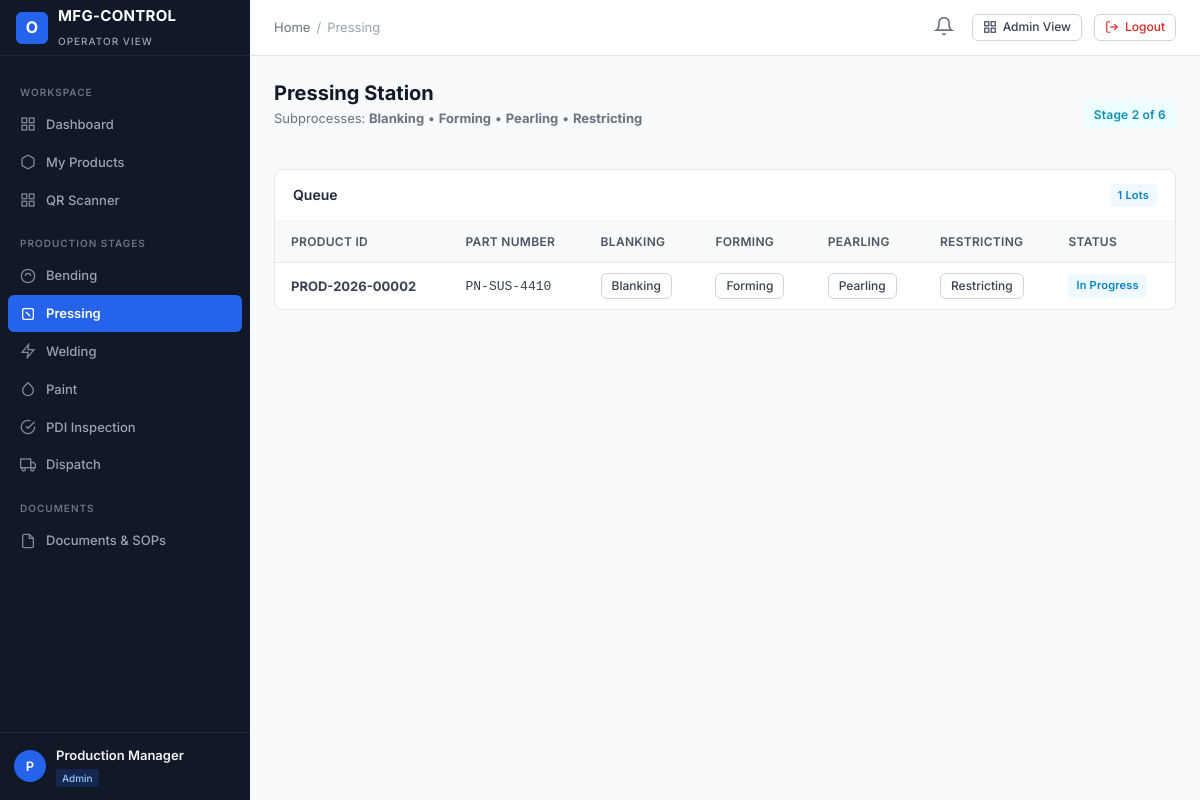
Screenshot of /user-panel/pressing/ (signed in) with the database file from the repository.
### apps/accounts/models.py (models this page shows, shortened)
class User(AbstractUser):
    email = models.EmailField(_('email address'), unique=True, db_index=True)
    full_name = models.CharField(_('full name'), max_length=150, blank=True)
    employee_id = models.CharField(_('employee ID'), max_length=50, unique=True, db_index=True)
    phone = models.CharField(_('phone number'), max_length=25, blank=True)
    role = models.CharField(_('role'), max_length=50, choices=UserRole.choices, default=UserRole.USER, db_index=True)
    status = models.CharField(_('status'), max_length=20, choices=UserStatus.choices, default=UserStatus.ACTIVE, db_index=True)
    department = models.CharField(_('department'), max_length=100, blank=True)
    designation = models.CharField(_('designation'), max_length=100, blank=True)
    profile_image = models.ImageField(upload_to='profiles/', blank=True, null=True)
    assigned_admin = models.ForeignKey(
        'self',
        on_delete=models.SET_NULL,
        null=True,
        blank=True,
        related_name='assigned_users',
        help_text=_('Admin managing this user')
    )
    production_stage = models.CharField(
        _('production stage'),
        max_length=50,
        blank=True,
        help_text=_('Current assigned primary production stage, e.g. BENDING, PRESSING')
    )
    production_line = models.CharField(_('production line'), max_length=50, blank=True)
    shift = models.CharField(_('shift'), max_length=50, blank=True)
    notes = models.TextField(_('notes'), blank=True)
    created_at = models.DateTimeField(auto_now_add=True)
    updated_at = models.DateTimeField(auto_now=True)
    objects = CustomUserManager()
    USERNAME_FIELD = 'email'
    REQUIRED_FIELDS = ['username', 'employee_id']
    class Meta:
        verbose_name = _('User')
        verbose_name_plural = _('Users')
        ordering = ['-created_at']
    @property
    def is_super_admin(self):
        return self.role == UserRole.SUPER_ADMIN or self.is_superuser
    @property
    def is_admin_user(self):
        return self.role in [UserRole.SUPER_ADMIN, UserRole.ADMIN]
    @property
    def is_operator(self):
        return not self.is_admin_user

### apps/products/models.py (models this page shows, shortened)
class Product(models.Model):
    product_id = models.CharField(max_length=50, unique=True, db_index=True)
    product_name = models.CharField(max_length=200)
    part_number = models.CharField(max_length=100, db_index=True)
    customer = models.CharField(max_length=150)
    model = models.CharField(max_length=100, blank=True)
    batch_number = models.CharField(max_length=100, blank=True)
    production_date = models.DateField(default=timezone.now)
    assigned_admin = models.ForeignKey(
        settings.AUTH_USER_MODEL,
        on_delete=models.SET_NULL,
        null=True,
        blank=True,
        related_name='administered_products'
    )
    assigned_user = models.ForeignKey(
        settings.AUTH_USER_MODEL,
        on_delete=models.SET_NULL,
        null=True,
        blank=True,
        related_name='assigned_products'
    )
    current_stage = models.CharField(
        max_length=50,
        choices=StageChoices.choices,
        default=StageChoices.BENDING,
        db_index=True
    )
    status = models.CharField(
        max_length=50,
        choices=ProductStatus.choices,
        default=ProductStatus.PENDING,
        db_index=True
    )
    priority = models.CharField(
        max_length=20,
        choices=PriorityChoices.choices,
        default=PriorityChoices.MEDIUM
    )
    qr_code_image = models.ImageField(upload_to='qr_codes/', blank=True, null=True)
    qr_data = models.TextField(blank=True)
    created_at = models.DateTimeField(auto_now_add=True)
    updated_at = models.DateTimeField(auto_now=True)
    class Meta:
        ordering = ['-created_at']
        indexes = [
            models.Index(fields=['current_stage', 'status']),
            models.Index(fields=['customer', 'batch_number']),
        ]

### user_panel/views.py (the view)
# urls.py: path('pressing/', views.pressing_view, name='user_pressing'),
@login_required
@permission_required_custom('pressing', 'view')
def pressing_view(request):
    process_type = request.GET.get('sub', 'ALL').upper()
    products = Product.objects.filter(current_stage=StageChoices.PRESSING).order_by('-created_at')
    return render(request, 'user_panel/pressing.html', {
        'products': products,
        'process_type': process_type,
        'subprocesses': ['BLANKING', 'FORMING', 'PEARLING', 'RESTRICTING'],
    })

### apps/notifications/context_processors.py (called while the page is built)
def notifications_processor(request):
    if not request.user.is_authenticated:
        return {'unread_notifications_count': 0, 'recent_notifications': []}
    unread_count = Notification.objects.filter(recipient=request.user, is_read=False).count()
    recent = Notification.objects.filter(recipient=request.user)[:5]
    return {
        'unread_notifications_count': unread_count,
        'recent_notifications': recent,
    }

### apps/permissions/context_processors.py (called while the page is built, shortened)
def permissions_processor(request):
    modules = get_user_modules(request.user)
    def can_access_fn(module, action='view'):
        return has_permission(request.user, module, action)
    return {
        'user_modules': modules,
        'user_is_super_admin': request.user.is_super_admin,
        'user_is_admin': request.user.is_admin_user,
        'user_is_operator': request.user.is_operator,
        'can_access': can_access_fn,
    }

### apps/permissions/services.py (called while the page is built, shortened)
def get_user_modules(user):
    if not user or not user.is_authenticated:
        return {}
    all_modules = [m[0] for m in MODULE_CHOICES]
    if user.is_super_admin:
        return {m: ['view', 'create', 'edit', 'delete', 'approve', 'export'] for m in all_modules}
    perms = ModulePermission.objects.filter(user=user)
    result = {}
    for p in perms:
        actions = []
        if p.can_view: actions.append('view')
        if p.can_create: actions.append('create')
        if p.can_edit: actions.append('edit')
        if p.can_delete: actions.append('delete')
        if p.can_approve: actions.append('approve')
        if p.can_export: actions.append('export')
        if actions:
            result[p.module] = actions
    return result

### user_panel/templates/user_panel/pressing.html (shortened to what this page needs)
{% extends "user_panel/base_user.html" %}
{% block breadcrumb_active %}Pressing{% endblock %}
{% block content %}
<div style="display: flex; justify-content: space-between; align-items: center; margin-bottom: 20px;">
    <div>
        <h1 class="page-title">Pressing Station</h1>
        <p class="page-subtitle">Subprocesses: <strong>Blanking</strong> &bull; <strong>Forming</strong> &bull; <strong>Pearling</strong> &bull; <strong>Restricting</strong></p>
    </div>
    <span class="badge badge-pressing" style="font-size: 12px; padding: 4px 10px;">Stage 2 of 6</span>
</div>
<div class="card">
    <div class="card-header">
        <h3 class="card-title">Queue</h3>
        <span class="badge badge-info">{{ products.count }} Lots</span>
    </div>
    <div class="table-responsive">
        <table class="table-custom">
            <thead>
                <tr>
                    <th>Product ID</th>
                    <th>Part Number</th>
                    <th>Blanking</th>
                    <th>Forming</th>
                    <th>Pearling</th>
                    <th>Restricting</th>
                    <th>Status</th>
                </tr>
            </thead>
            <tbody>
                {% for p in products %}
                <tr>
                    <td><strong>{{ p.product_id }}</strong></td>
                    <td><code>{{ p.part_number }}</code></td>
                    <td>
                        <a href="/user-panel/pressing/{{ p.product_id }}/blanking/" class="btn btn-secondary btn-sm">
                            Blanking
                        </a>
                    </td>
                    <td>
                        <a href="/user-panel/pressing/{{ p.product_id }}/forming/" class="btn btn-secondary btn-sm">
                            Forming
                        </a>
                    </td>
                    <td>
                        <a href="/user-panel/pressing/{{ p.product_id }}/pearling/" class="btn btn-secondary btn-sm">
                            Pearling
                        </a>
                    </td>
                    <td>
                        <a href="/user-panel/pressing/{{ p.product_id }}/restricting/" class="btn btn-secondary btn-sm">
                            Restricting
                        </a>
                    </td>
                    <td>
                        <span class="badge badge-info">{{ p.get_status_display }}</span>
                    </td>
                </tr>
                {% empty %}
                <tr><td colspan="7" style="text-align: center; color: #059669; padding: 24px;">No products in queue for Pressing.</td></tr>
                {% endfor %}
            </tbody>
        </table>
    </div>
</div>
{% endblock %}

### user_panel/templates/user_panel/base_user.html
{% extends "base.html" %}
{% block sidebar %}
<aside class="app-sidebar">
    <div class="sidebar-header">
        <div class="brand-icon">O</div>
        <div class="brand-title">
            <span>MFG-CONTROL</span>
            <span class="brand-subtitle">Operator View</span>
        </div>
    </div>
    <div class="sidebar-scroll">
        <div class="sidebar-section-title">Workspace</div>
        <a href="/user-panel/dashboard/" class="nav-link {% if request.path == '/user-panel/dashboard/' or request.path == '/user-panel/' %}active{% endif %}">
            <svg viewBox="0 0 24 24" fill="none" stroke="currentColor" stroke-width="2"><rect x="3" y="3" width="7" height="7"></rect><rect x="14" y="3" width="7" height="7"></rect><rect x="14" y="14" width="7" height="7"></rect><rect x="3" y="14" width="7" height="7"></rect></svg>
            Dashboard
        </a>
        <a href="/user-panel/my-products/" class="nav-link {% if '/user-panel/my-products/' in request.path %}active{% endif %}">
            <svg viewBox="0 0 24 24" fill="none" stroke="currentColor" stroke-width="2"><path d="M21 16V8a2 2 0 0 0-1-1.73l-7-4a2 2 0 0 0-2 0l-7 4A2 2 0 0 0 3 8v8a2 2 0 0 0 1 1.73l7 4a2 2 0 0 0 2 0l7-4A2 2 0 0 0 21 16z"></path></svg>
            My Products
        </a>
        <a href="/user-panel/scanner/" class="nav-link {% if '/user-panel/scanner/' in request.path %}active{% endif %}">
            <svg viewBox="0 0 24 24" fill="none" stroke="currentColor" stroke-width="2"><rect x="3" y="3" width="7" height="7"></rect><rect x="14" y="3" width="7" height="7"></rect><rect x="14" y="14" width="7" height="7"></rect><rect x="3" y="14" width="7" height="7"></rect></svg>
            QR Scanner
        </a>
        <div class="sidebar-section-title">Production Stages</div>
        {% if user_is_super_admin or user_is_admin or 'bending' in user_modules or user.production_stage == 'BENDING' %}
        <a href="/user-panel/bending/" class="nav-link {% if '/user-panel/bending/' in request.path %}active{% endif %}">
            <svg viewBox="0 0 24 24" fill="none" stroke="currentColor" stroke-width="2"><circle cx="12" cy="12" r="10"></circle><path d="M8 12a4 4 0 0 1 8 0"></path></svg>
            Bending
        </a>
        {% endif %}
        {% if user_is_super_admin or user_is_admin or 'pressing' in user_modules or user.production_stage == 'PRESSING' %}
        <a href="/user-panel/pressing/" class="nav-link {% if '/user-panel/pressing/' in request.path %}active{% endif %}">
            <svg viewBox="0 0 24 24" fill="none" stroke="currentColor" stroke-width="2"><rect x="4" y="4" width="16" height="16" rx="2"></rect><line x1="9" y1="9" x2="15" y2="15"></line></svg>
            Pressing
        </a>
        {% endif %}
        {% if user_is_super_admin or user_is_admin or 'welding' in user_modules or user.production_stage == 'WELDING' %}
        <a href="/user-panel/welding/" class="nav-link {% if '/user-panel/welding/' in request.path %}active{% endif %}">
            <svg viewBox="0 0 24 24" fill="none" stroke="currentColor" stroke-width="2"><polygon points="13 2 3 14 12 14 11 22 21 10 12 10 13 2"></polygon></svg>
            Welding
        </a>
        {% endif %}
        {% if user_is_super_admin or user_is_admin or 'paint' in user_modules or user.production_stage == 'PAINT' %}
        <a href="/user-panel/paint/" class="nav-link {% if '/user-panel/paint/' in request.path %}active{% endif %}">
            <svg viewBox="0 0 24 24" fill="none" stroke="currentColor" stroke-width="2"><path d="M12 2.69l5.66 5.66a8 8 0 1 1-11.31 0z"></path></svg>
            Paint
        </a>
        {% endif %}
        {% if user_is_super_admin or user_is_admin or 'pdi' in user_modules or user.production_stage == 'PDI' %}
        <a href="/user-panel/pdi/" class="nav-link {% if '/user-panel/pdi/' in request.path %}active{% endif %}">
            <svg viewBox="0 0 24 24" fill="none" stroke="currentColor" stroke-width="2"><path d="M22 11.08V12a10 10 0 1 1-5.93-9.14"></path><polyline points="22 4 12 14.01 9 11.01"></polyline></svg>
            PDI Inspection
        </a>
        {% endif %}
        {% if user_is_super_admin or user_is_admin or 'dispatch' in user_modules or user.production_stage == 'DISPATCH' %}
        <a href="/user-panel/dispatch/" class="nav-link {% if '/user-panel/dispatch/' in request.path %}active{% endif %}">
            <svg viewBox="0 0 24 24" fill="none" stroke="currentColor" stroke-width="2"><rect x="1" y="3" width="15" height="13"></rect><polygon points="16 8 20 8 23 11 23 16 16 16 16 8"></polygon><circle cx="5.5" cy="18.5" r="2.5"></circle><circle cx="18.5" cy="18.5" r="2.5"></circle></svg>
            Dispatch
        </a>
        {% endif %}
        <div class="sidebar-section-title">Documents</div>
        <a href="/user-panel/documents/" class="nav-link {% if '/user-panel/documents/' in request.path %}active{% endif %}">
            <svg viewBox="0 0 24 24" fill="none" stroke="currentColor" stroke-width="2"><path d="M14 2H6a2 2 0 0 0-2 2v16a2 2 0 0 0 2 2h12a2 2 0 0 0 2-2V8z"></path><polyline points="14 2 14 8 20 8"></polyline></svg>
            Documents & SOPs
        </a>
    </div>
    <div class="sidebar-user">
        <div class="user-avatar">{{ user.username|slice:":1"|upper }}</div>
        <div class="user-info">
            <div class="user-name">{{ user.full_name|default:user.username }}</div>
            <span class="user-role-badge">{{ user.get_role_display }}</span>
        </div>
    </div>
</aside>
{% endblock %}

### rows the page displays
User: username "P", full_name "Production Manager", role "Admin"
Product: product_id "PROD-2026-00002", part_number "PN-SUS-4410", status "In Progress"

### other values shown
{{ products.count }} "1"
